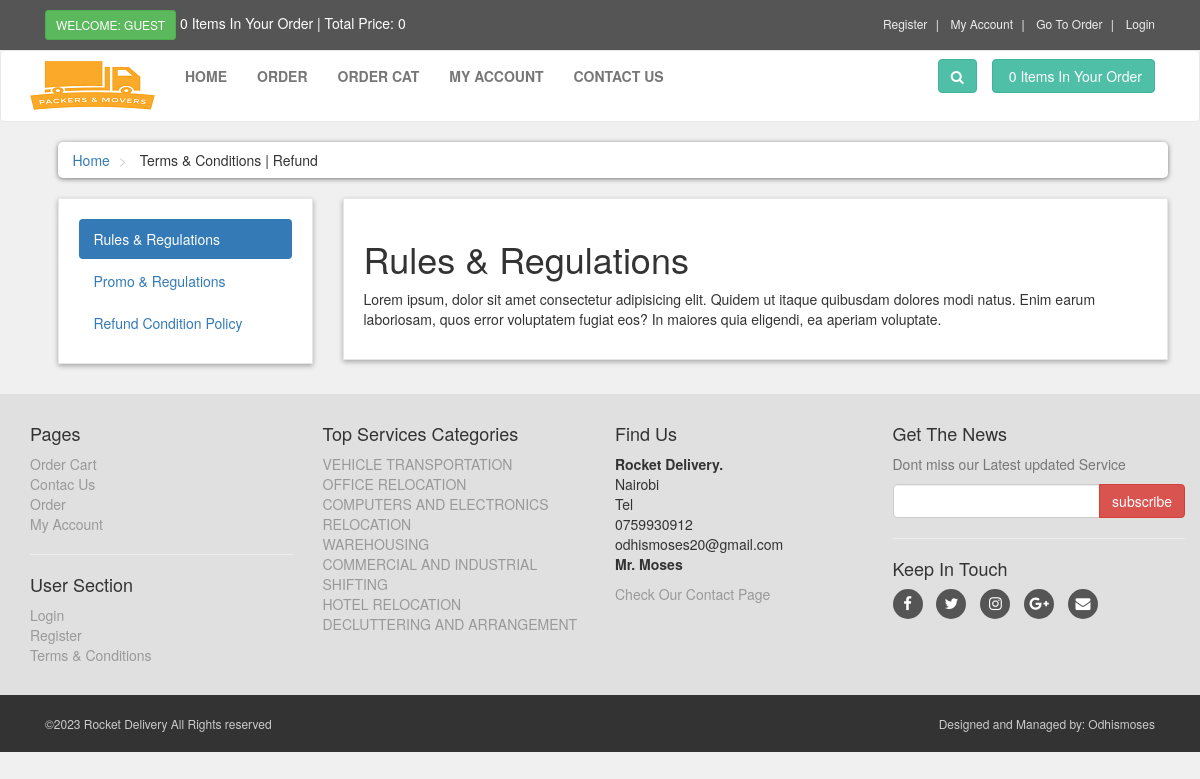
Page /terms.php on the committed database.
### tables this page shows
CREATE TABLE `terms` (
  `term_id` int(11) NOT NULL,
  `term_title` varchar(100) NOT NULL,
  `term_link` varchar(100) NOT NULL,
  `term_desc` text NOT NULL
);

CREATE TABLE `product_categories` (
  `p_cat_id` int(11) NOT NULL,
  `p_cat_title` text NOT NULL,
  `p_cat_desc` text NOT NULL
);

### terms.php (the view, shortened to what this page needs)
<?php
    include("includes/header.php");
?>
   <div id="content">
       <div class="container">
           <div class="col-md-12">
               <ul class="breadcrumb">
                   <li>
                       <a href="index.php">Home</a>
                   </li>
                   <li>
                       Terms & Conditions | Refund
                   </li>
               </ul>
           </div>
            <div class="col-md-3">
                <div class="box">
                    <ul class="nav nav-pills nav-stacked">
                        <?php
                        $get_terms = "select * from terms LIMIT 0,1";
                        $run_terms = mysqli_query($con,$get_terms);
                        while($row_terms=mysqli_fetch_array($run_terms)){
                            $term_title = $row_terms['term_title'];
                            $term_link = $row_terms['term_link'];
                        ?>
                        <li class="active">
                            <a data-toggle="pill" href="#<?php echo $term_link; ?>">
                                <?php echo $term_title; ?>
                            </a>
                        </li>
                        <?php } ?>
                        <?php
                            $count_terms = "select * from terms";
                            $run_count_terms = mysqli_query($con,$count_terms);
                            $count = mysqli_num_rows($run_count_terms);
                            $get_terms = "select * from terms LIMIT 1,$count";
                            $run_terms = mysqli_query($con,$get_terms);
                            while($row_terms=mysqli_fetch_array($run_terms)){
                                $term_title = $row_terms['term_title'];
                                $term_link = $row_terms['term_link'];
                        ?>
                        <li>
                            <a data-toggle="pill" href="#<?php echo $term_link; ?>">
                                <?php echo $term_title; ?>
                            </a>
                        </li>
                        <?php } ?>
                    </ul>
                </div>
            </div>
            <div class="col-md-9">
                <div class="box">
                    <div class="tab-content">
                    <?php
                        $get_terms = "select * from terms LIMIT 0,1";
                        $run_terms = mysqli_query($con,$get_terms);
                        while($row_terms=mysqli_fetch_array($run_terms)){
                            $term_title = $row_terms['term_title'];
                            $term_desc = $row_terms['term_desc'];
                            $term_link = $row_terms['term_link'];
                    ?>
                        <div id="<?php echo $term_link; ?>" class="tab-pane fade in active">
                        <h1 class="tabTitle"><?php echo $term_title; ?></h1>
                        <p class="tabDesc"><?php echo $term_desc; ?></p>
                        </div>
                    <?php } ?>
                    </div>
                </div>
            </div>
       </div>
   </div>
   <?php
    include("includes/footer.php");
    ?>
</body>
</html>

### includes/footer.php (shortened to what this page needs)
<div id="footer">
    <div class="container">
        <div class="row">
            <div class="col-sm-6 col-md-3">
                 <h4>Pages</h4>
             <ul>
                 <li><a href="cart.php">Order Cart</a></li>
                 <li><a href="contact.php">Contac Us</a></li>
                 <li><a href="shop.php">Order</a></li>
                 <li><a href="customer/my_account.php">My Account</a></li>
             </ul>
            <hr>
             <h4>User Section</h4>
               <ul>
                   <?php
                        if(!isset($_SESSION['customer_email'])){
                            echo"<a href='checkout.php'>Login</a>";
                            }else{
                                 echo"<a href='customer/my_account.php?my_orders'>MY ACCOUNT</a>";
                            }
                    ?>
                   <li><a href="customer_register.php">Register</a></li>
                    <li><a href="terms.php">Terms & Conditions</a></li>
               </ul>
            </div>
            <div class="com-sm-6 col-md-3">
             <h4>Top Services Categories</h4>
                <ul>
                    <?php
                       $get_p_cats = "select * from product_categories";
                       $run_p_cats = mysqli_query($con,$get_p_cats);
                       while($row_p_cats=mysqli_fetch_array($run_p_cats)){
                          $p_cat_id = $row_p_cats['p_cat_id'];
                          $p_cat_title = $row_p_cats['p_cat_title'];
                            echo"
                             <li>
                                 <a href='shop.php?p_cats=$p_cat_id'>
                                     $p_cat_title
                                 </a>
                             </li>
                            ";
                       }
                    ?>
                </ul>
            </div>
            <div class="com-sm-6 col-md-3">
                <h4>Find Us</h4>
                <p>
                  <strong>Rocket Delivery.</strong>
                  </br>Nairobi
                  </br>Tel
                  </br>0759930912
                  </br>odhismoses20@gmail.com
                  </br><strong>Mr. Moses</strong>
                </p>
                <a href="contact.php">Check Our Contact Page</a>
            </div>
            <div class="col-sm-6 col-md-3"></div>
             <h4>Get The News</h4>
             <p class="text-muted">
                Dont miss our Latest updated Service
             </p>
             <form action="" method="post">
                 <div class="input-group">
                 <input type="text" class="form-control" name="email">
                 <span class="input-group-btn ">
                       <input type="submit" value="subscribe" class="btn btn-danger">
                 </span>
                 </div>
             </form>
             <hr>
             <h4>Keep In Touch</h4>
             <p class="social">
                 <a href="#" class="fa fa-facebook"></a>
                 <a href="#" class="fa fa-twitter"></a>
                 <a href="#" class="fa fa-instagram"></a>
                 <a href="#" class="fa fa-google-plus"></a>
                 <a href="#" class="fa fa-envelope"></a>
             </p>
            </div>
        </div>
    </div>
<div id="copyright">
    <div class="container">
        <div class="col-md-6">
            <p class="pull-left">&copy;2023 Rocket Delivery All Rights reserved</p>
        </div>
         <div class="col-md-6">
            <p class="pull-right"> Designed and Managed by: Odhismoses</p>
        </div>
    </div>
</div>

### styles/style.css (style rules this page uses)
:root { --color-primary: rgb(79, 191, 168); }
body { font-size: 14px; line-height: 1.42857143; color: #333333; background: #f0f0f0; overflow-x: hidden; }
.box { background: #ffffff; margin: 0 0 30px; border: solid 1px #e6e6e6; box-sizing: border-box; padding: 20px; box-shadow: 0px 2px 5px rgba(0, 0, 0, .3); }
#content { padding-left: 25px; }
.breadcrumb { padding: 8px 15px; margin-bottom: 20px; background: #ffffff; border-radius: 5px; box-shadow: 0px 1px 5px rgba(0, 0, 0, .5); }
.breadcrumb> li + li:before { content: ">\00a0"; color: #cccccc; }
#footer { background: #e0e0e0; padding: 20px 0; }
#footer a { color: #999999; padding: 0; text-decoration: none; }
#footer ul { list-style: none; padding-left: 0px; }
#footer .social { text-align: left; }
#footer .social a { margin: 0px 10px 0px 0px; display: inline-block; color: #ffffff; width: 30px; height: 30px; border-radius: 15px; line-height: 30px; font-size: 15px; text-align: center; vertical-align: bottom; background: #555555; text-decoration: none; }
#copyright { background: #333333; color: #cccccc; padding: 20px 0px; font-size: 12px; }
#copyright p { margin: 0px; }

### rows in the picture
terms: term_title "Rules & Regulations", term_desc "Lorem ipsum, dolor sit amet consectetur adipisicing elit. Quidem ut itaque quibusdam dolores modi natus. Enim earum laboriosam, quos error voluptatem fugiat eos? In maiores quia eligendi, ea aperiam voluptate."
terms: term_title "Promo & Regulations"
terms: term_title "Refund Condition Policy"
product_categories: p_cat_title "VEHICLE TRANSPORTATION"
product_categories: p_cat_title "OFFICE RELOCATION"
product_categories: p_cat_title "COMPUTERS AND ELECTRONICS RELOCATION"
product_categories: p_cat_title "WAREHOUSING"
product_categories: p_cat_title "COMMERCIAL AND INDUSTRIAL SHIFTING"
product_categories: p_cat_title "HOTEL RELOCATION"
product_categories: p_cat_title "DECLUTTERING AND ARRANGEMENT"

### other values in the picture
$count_items "0 0"
$total "0"
